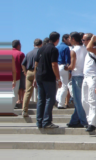
#> input picture INRIAPerson/train_64x128_H96/pos/crop001072l.png, 96 x 160 px; its folder holds 4 pictures in this run
$ python train.py
#> lines starting #> are read from the running program, lines starting #| are printed output that depends on the picture
### Hog_ref/HogFeatureExtractor.py
import matplotlib.pyplot as plt
from skimage import io
from skimage import color
from skimage.transform import resize
import math
import numpy as np

class hog_feature:
    def __init__(self, img):
        if img.ndim == 3:
            self.img = color.rgb2gray(img).astype(np.float64)
        else:
            self.img = img.astype(np.float64)

    def _calculate_mag_theta(self, img):
        mag = np.zeros_like(img, dtype = float)
        theta = np.zeros_like(img, dtype = float)
        for i in range(1, img.shape[0] - 1):
            for j in range(1, img.shape[1] - 1):
                Gx = img[i, j + 1] - img[i, j - 1]
                Gy = img[i - 1, j] - img[i + 1, j]
                mag[i, j] = np.sqrt(Gx**2 + Gy**2)
                theta[i, j] = np.degrees(np.arctan2(Gy, Gx))
        return mag, theta

    def extract_features(self):
        img = self.img
        number_of_bins = 9
        step_size = 180 / number_of_bins
        cell_size = 8
        mag, theta = self._calculate_mag_theta(img)
        feature_vectors = []

        for i in range(0, img.shape[0] - cell_size, cell_size):
            for j in range(0, img.shape[1] - cell_size, cell_size):
                cell_magnitude = mag[i:i + cell_size, j:j + cell_size]
                cell_orientation = theta[i:i + cell_size, j:j + cell_size]
                histogram = np.zeros(number_of_bins)

                for m in range(cell_size):
                    for n in range(cell_size):
                        angle = cell_orientation[m, n]
                        magnitude = cell_magnitude[m, n]
                        bin_index = int(angle / step_size) % number_of_bins
                        histogram[bin_index] += magnitude

                feature_vectors.extend(histogram)

        # Normalize the feature vectors
        feature_vectors = np.array(feature_vectors)
        feature_vectors /= np.linalg.norm(feature_vectors) + 1e-5

        return feature_vectors

### Hog_ref/train.py
import cv2
from sklearn import svm
import os
import numpy as np
import joblib
from skimage.feature import hog
from sklearn.utils import shuffle
import sys
import argparse
import random
from HogFeatureExtractor import hog_feature


MAX_HARD_NEGATIVES = 20000

# [6 lines of commented-out code are left out]
pos_img_dir = "../INRIAPerson/train_64x128_H96/pos/"
neg_img_dir = "../INRIAPerson/train_64x128_H96/neg/"


def crop_centre(img):
    h, w, _ = img.shape
    l = int((w - 64)/2)
    t = int((h - 128)/2)

    crop = img[t:t+128, l:l+64]
    return crop

# [16 lines left out: function ten_random_windows, not called in this run]


def read_filenames():

    f_pos = []
    f_neg = []

    mypath_pos = pos_img_dir
    for (dirpath, dirnames, filenames) in os.walk(mypath_pos):
        f_pos.extend(filenames)
        break

    mypath_neg = neg_img_dir
    for (dirpath, dirnames, filenames) in os.walk(mypath_neg):
        f_neg.extend(filenames)
        break

    return f_pos, f_neg


def read_images(pos_files, neg_files):

    X = []
    Y = []

    pos_count = 0

    for img_file in pos_files:
        print(os.path.join(pos_img_dir, img_file))
        img = cv2.imread(os.path.join(pos_img_dir, img_file))
#> img is the input picture: shape (160, 96, 3); mean B, G, R 146.1, 132, 122.5

        cropped = crop_centre(img)
#> in crop_centre, `crop = img[t:t+128, l:l+64]`:
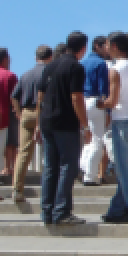
#> crop: shape (128, 64, 3) (shown 2 times larger); mean B, G, R 122.4, 110, 103.2

        gray = cv2.cvtColor(cropped, cv2.COLOR_BGR2GRAY)
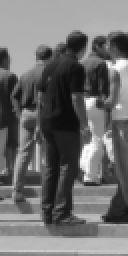
#> gray: shape (128, 64) (shown 2 times larger); min 11, max 254, mean 109.4
        # features = hog(gray, orientations=9, pixels_per_cell=(8, 8), cells_per_block=(2, 2), block_norm="L2", transform_sqrt=True, feature_vector=True)
        extractor = hog_feature(img)
#> in __init__, `self.img = color.rgb2gray(img).astype(np.float64)`:
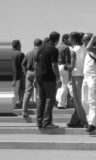
#> self.img: shape (160, 96) float64; min 0.0456, max 0.996, mean 0.527
        features = extractor.extract_features()
#> after the loop in _calculate_mag_theta, `for i in range(1, img.shape[0] - 1):`:
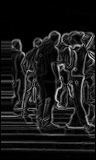
#> mag: shape (160, 96) float64; min 0, max 0.829, mean 0.0993
#> after the loop in _calculate_mag_theta, `for i in range(1, img.shape[0] - 1):`:
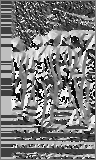
#> theta: shape (160, 96) float64; min -180, max 180, mean -6.4; drawn with min black and max white
#> after the loop in extract_features, `for i in range(0, img.shape[0] - cell_size, cell_size):`: feature_vectors = 1881 values, max 9.18 at index 1179, min 0 at index 0, mean 0.724
#> in extract_features, `feature_vectors /= np.linalg.norm(feature_vectors) + 1e-5`: feature_vectors = 1881 values, max 0.151 at index 1179, min 0 at index 0, mean 0.0119
#> features has the same summary as feature_vectors in extract_features
        pos_count += 1

        X.append(features)
        Y.append(1)
#> pass 2 of the loop in read_images, `for img_file in pos_files:`:
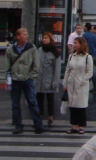
#> input picture INRIAPerson/train_64x128_H96/pos/crop001149c.png, 96 x 160 px
#> in read_images, img is the input picture: shape (160, 96, 3); mean B, G, R 65.4, 62.1, 64.9
#> after the loop in _calculate_mag_theta (call 2), `for i in range(1, img.shape[0] - 1):`:
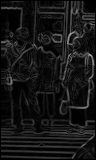
#> mag: shape (160, 96) float64; min 0, max 0.708, mean 0.0864
#> after the loop in _calculate_mag_theta (call 2), `for i in range(1, img.shape[0] - 1):`:
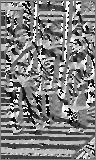
#> theta: shape (160, 96) float64; min -180, max 180, mean 1.3; drawn with min black and max white
#> features = 1881 values, max 0.173 at index 476, min 0 at index 8, mean 0.0135
#> pass 3 of the loop in read_images, `for img_file in pos_files:`:
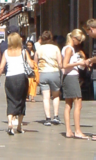
#> input picture INRIAPerson/train_64x128_H96/pos/crop001102i.png, 96 x 160 px
#> in read_images, img is the input picture: shape (160, 96, 3); mean B, G, R 121.6, 134.4, 150.5
#> after the loop in _calculate_mag_theta (call 3), `for i in range(1, img.shape[0] - 1):`:
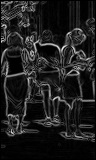
#> mag: shape (160, 96) float64; min 0, max 0.939, mean 0.12
#> after the loop in _calculate_mag_theta (call 3), `for i in range(1, img.shape[0] - 1):`:
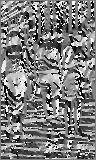
#> theta: shape (160, 96) float64; min -180, max 180, mean -2.8; drawn with min black and max white
#> features = 1881 values, max 0.133 at index 1116, min 0 at index 19, mean 0.0143
#> the loop made 4 passes; the first 3 are shown


    neg_count = 0
#> neg_count = 0

    for img_file in neg_files:
        print(os.path.join(neg_img_dir, img_file))
        img = cv2.imread(os.path.join(neg_img_dir, img_file))
        gray_img = cv2.cvtColor(img, cv2.COLOR_BGR2GRAY)
        windows = ten_random_windows(gray_img)

        for win in windows:
            # features = hog(win, orientations=9, pixels_per_cell=(8, 8), cells_per_block=(2, 2), block_norm="L2", transform_sqrt=True, feature_vector=True)
            extractor = hog_feature(img)
            features = extractor.extract_features()
            neg_count += 1
            X.append(features)
            Y.append(0)


    return X, Y, pos_count, neg_count


# [53 lines left out: functions sliding_window, hard_negative_mine, not called in this run]


pos_img_files, neg_img_files = read_filenames()

print("Total Positive Images : " + str(len(pos_img_files)))
print("Total Negative Images : " + str(len(neg_img_files)))
print("Reading Images")

X, Y, pos_count, neg_count = read_images(pos_img_files, neg_img_files)

X = np.array(X)
Y = np.array(Y)

X, Y = shuffle(X, Y, random_state=0)


print("Images Read and Shuffled")
print("Positives: " + str(pos_count))
print("Negatives: " + str(neg_count))
print("Training Started")

clf1 = svm.LinearSVC(C=0.01, max_iter=1000, class_weight='balanced', verbose = 1)


#> (the run stopped early here; a loop or call above may not have finished)
